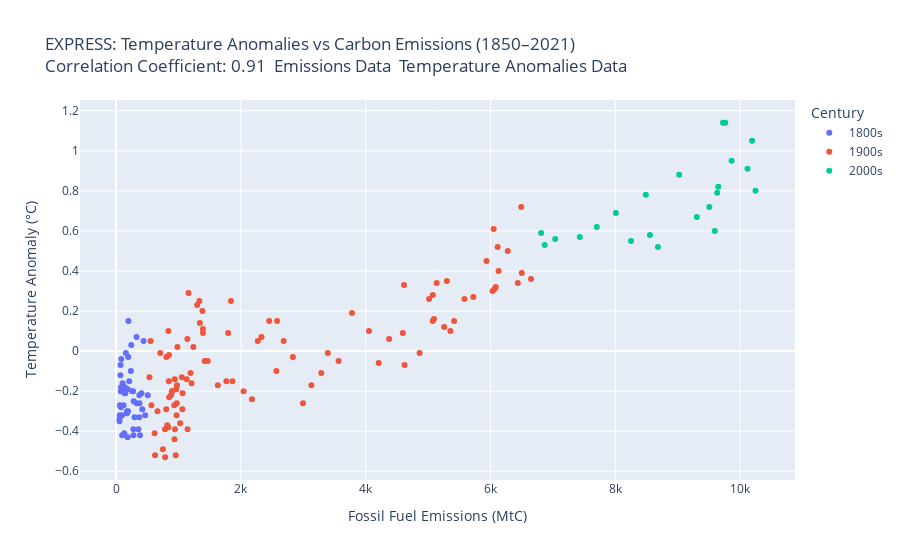
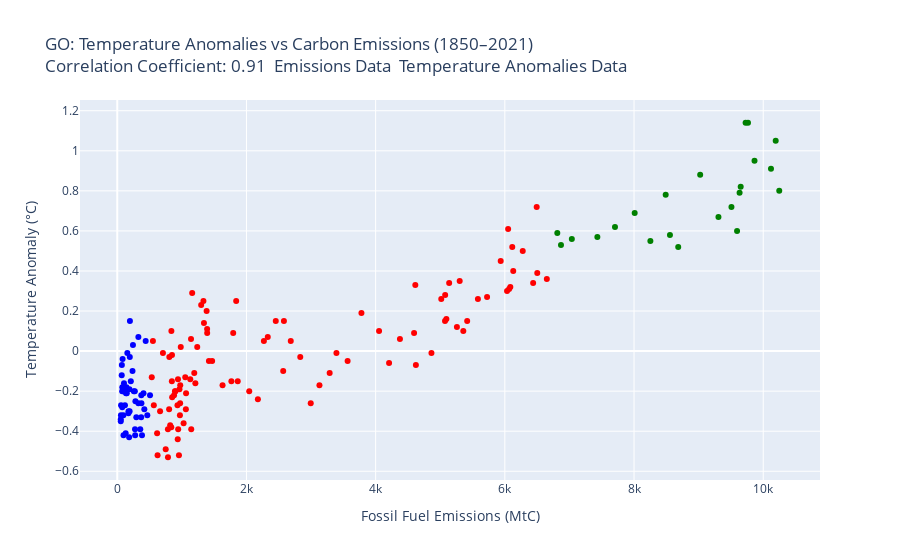

Notebook cell for these charts, in order:
### Markdown cell above
## Correlation of Increasing C02 Emissions and Temperature Anomalies

### Code cell
# Scatterpolot and CORRELATION: Do temperature anomalies increase with increased C02 emissions

# Merge both DataFrames on 'Year'
df_merged = pd.merge(df_filtered_carbon_emissions_1850_2021, df_filtererd_temp_anomalies_1850_2021, on='Year')

# Get list of years from merged
df_years = df_merged[['Year']].copy()

# Add century to df merged
df_merged['Century'] = ((df_merged['Year'] // 100) * 100).astype(str) + 's'

# Get Correllation Coefficient
coefficient_of_correlation = df_filtered_carbon_emissions_1850_2021[EMISSION_COL_NAME].corr(df_filtererd_temp_anomalies_1850_2021[ANOMALY_COL_NAME])
TEMP_ANOMALIES_TITLE = 'Temperature Anomalies vs Carbon Emissions (1850–2021)'\
          f'<br>Correlation Coefficient: {coefficient_of_correlation:.2f}'\
          f'  <a href="{EMISSIONS_DATA}" target=_blank>Emissions Data</a>'\
          f'  <a href="{TEMP_ANOMALIES_DATA}" target=_blank>Temperature Anomalies Data</a>'

# Plot scatterplot

# Scatterplot using Express
scatterplot_x_fig = px.scatter(
    df_merged,
    x=EMISSION_COL_NAME,
    y=ANOMALY_COL_NAME,
    color='Century', 
    labels={
        EMISSION_COL_NAME: 'Fossil Fuel Emissions (MtC)',
        ANOMALY_COL_NAME: 'Temperature Anomaly (°C)'
    },
    title= 'EXPRESS: ' + TEMP_ANOMALIES_TITLE
)
scatterplot_x_fig.show()


# Scatterplot using Graph Objects
centuries = df_merged['Century'].unique()
colors = ['blue','red','green']  # Choose your own colors

# Create a dictionary mapping categories to colors
color_map = dict(zip(centuries, colors))

scatterplot_go_fig = go.Figure(data=[go.Scatter(
    x=df_merged[EMISSION_COL_NAME],
    y=df_merged[ANOMALY_COL_NAME],
    mode='markers',
    marker=dict(
        color=df_merged['Century'].map(color_map), # Use the mapping
        size=6
    )
)])
# Customize layout (optional)
scatterplot_go_fig.update_layout(
    title='GO: ' + TEMP_ANOMALIES_TITLE,
    xaxis_title='Fossil Fuel Emissions (MtC)',
    yaxis_title='Temperature Anomaly (°C)'
)

scatterplot_go_fig.show()

### Figure 1 — Plotly figure (JSON) as saved in the notebook; plotly's stock layout.template omitted (floating-point values rounded to 4 significant figures)
{"data": [{"hovertemplate": "Century=1800s<br>Fossil Fuel Emissions (MtC)=%{x}<br>Temperature Anomaly (°C)=%{y}<extra></extra>", "legendgroup": "1800s", "marker": {"color": "#636efa", "symbol": "circle"}, "mode": "markers", "name": "1800s", "orientation": "v", "showlegend": true, "type": "scatter", "x": [54, 54, 57, 59, 69, 71, 76, 77, 78, 83, 91, 95, 97, 104, 112, 119, 122, 130, 135, 142, 147, 156, 173, 184, 174, 188, 191, 194, 196, 210, 236, 243, 256, 272, 275, 277, 281, 295, 327, 327, 356, 372, 374, 370, 383, 406, 419, 440, 465, 507], "xaxis": "x", "y": [-0.35, -0.34, -0.32, -0.27, -0.12, -0.07, -0.2, -0.28, -0.18, -0.04, -0.2, -0.32, -0.42, -0.16, -0.2, -0.27, -0.19, -0.41, -0.21, -0.18, -0.21, -0.01, -0.31, -0.43, -0.3, -0.19, -0.3, -0.03, 0.15, -0.15, -0.1, 0.03, -0.2, -0.2, -0.39, -0.42, -0.25, -0.33, -0.26, 0.07, -0.39, -0.22, -0.26, -0.33, -0.42, -0.21, -0.29, 0.05, -0.32, -0.22], "yaxis": "y"}, {"hovertemplate": "Century=1900s<br>Fossil Fuel Emissions (MtC)=%{x}<br>Temperature Anomaly (°C)=%{y}<extra></extra>", "legendgroup": "1900s", "marker": {"color": "#EF553B", "symbol": "circle"}, "mode": "markers", "name": "1900s", "orientation": "v", "showlegend": true, "type": "scatter", "x": [534, 552, 566, 617, 624, 663, 707, 784, 750, 785, 819, 836, 879, 943, 850, 838, 901, 955, 936, 806, 932, 803, 845, 970, 963, 975, 983, 1062, 1065, 1145, 1053, 940, 847, 893, 973, 1027, 1130, 1209, 1142, 1192, 1299, 1334, 1342, 1391, 1383, 1160, 1238, 1392, 1469, 1419, 1630, 1767, 1795, 1841, 1865, 2043, 2177, 2270, 2330, 2454, 2569, 2580, 2686, 2833, 2995, 3130, 3288, 3393, 3566, 3780, 4053, 4208, 4376, 4614, 4623, 4595, 4864, 5016, 5074, 5357, 5301, 5138, 5095, 5076, 5258, 5417, 5583, 5725, 5936, 6066, 6051, 6115, 6034, 6085, 6130, 6277, 6438, 6502, 6493, 6650], "xaxis": "x", "y": [-0.13, 0.05, -0.27, -0.41, -0.52, -0.3, -0.01, -0.39, -0.49, -0.53, -0.37, -0.38, -0.22, -0.39, -0.23, 0.1, -0.2, -0.52, -0.44, -0.03, -0.27, -0.29, -0.15, -0.32, -0.19, -0.17, 0.02, -0.29, -0.21, -0.39, -0.13, -0.14, -0.02, -0.2, -0.26, -0.36, -0.14, -0.16, 0.06, -0.11, 0.23, 0.25, 0.14, 0.11, 0.2, 0.29, 0.02, 0.09, -0.05, -0.05, -0.17, -0.15, 0.09, 0.25, -0.15, -0.2, -0.24, 0.05, 0.07, 0.15, -0.1, 0.15, 0.05, -0.03, -0.26, -0.17, -0.11, -0.01, -0.05, 0.19, 0.1, -0.06, 0.06, 0.33, -0.07, 0.09, -0.01, 0.26, 0.15, 0.1, 0.35, 0.34, 0.16, 0.28, 0.12, 0.15, 0.26, 0.27, 0.45, 0.31, 0.61, 0.52, 0.3, 0.32, 0.4, 0.5, 0.34, 0.39, 0.72, 0.36], "yaxis": "y"}, {"hovertemplate": "Century=2000s<br>Fossil Fuel Emissions (MtC)=%{x}<br>Temperature Anomaly (°C)=%{y}<extra></extra>", "legendgroup": "2000s", "marker": {"color": "#00cc96", "symbol": "circle"}, "mode": "markers", "name": "2000s", "orientation": "v", "showlegend": true, "type": "scatter", "x": [6812, 6869, 7037, 7432, 7705, 8010, 8253, 8490, 8684, 8556, 9024, 9307, 9508, 9595, 9634, 9651, 9727, 9865, 10120, 10193, 9764, 10248], "xaxis": "x", "y": [0.59, 0.53, 0.56, 0.57, 0.62, 0.69, 0.55, 0.78, 0.52, 0.58, 0.88, 0.67, 0.72, 0.6, 0.79, 0.82, 1.14, 0.95, 0.91, 1.05, 1.14, 0.8], "yaxis": "y"}], "layout": {"legend": {"title": {"text": "Century"}, "tracegroupgap": 0}, "title": {"text": "EXPRESS: Temperature Anomalies vs Carbon Emissions (1850–2021)<br>Correlation Coefficient: 0.91  <a href=\"https://raw.githubusercontent.com/plotly/Figure-Friday/refs/heads/main/2025/week-21/global.1751_2021.csv\" target=_blank>Emissions Data</a>  <a href=\"../data/global_temp_anomaly.csv\" target=_blank>Temperature Anomalies Data</a>"}, "xaxis": {"anchor": "y", "domain": [0, 1], "title": {"text": "Fossil Fuel Emissions (MtC)"}}, "yaxis": {"anchor": "x", "domain": [0, 1], "title": {"text": "Temperature Anomaly (°C)"}}}}

### Figure 2 — Plotly figure (JSON) as saved in the notebook; plotly's stock layout.template omitted (floating-point values rounded to 4 significant figures; data arrays with more than 128 entries replaced by an {"elided": "..."} marker saying what was removed)
{"data": [{"marker": {"color": {"elided": "172 str values"}, "size": 6}, "mode": "markers", "type": "scatter", "x": {"elided": "172 int values"}, "y": {"elided": "172 float values"}}], "layout": {"title": {"text": "GO: Temperature Anomalies vs Carbon Emissions (1850–2021)<br>Correlation Coefficient: 0.91  <a href=\"https://raw.githubusercontent.com/plotly/Figure-Friday/refs/heads/main/2025/week-21/global.1751_2021.csv\" target=_blank>Emissions Data</a>  <a href=\"../data/global_temp_anomaly.csv\" target=_blank>Temperature Anomalies Data</a>"}, "xaxis": {"title": {"text": "Fossil Fuel Emissions (MtC)"}}, "yaxis": {"title": {"text": "Temperature Anomaly (°C)"}}}}
